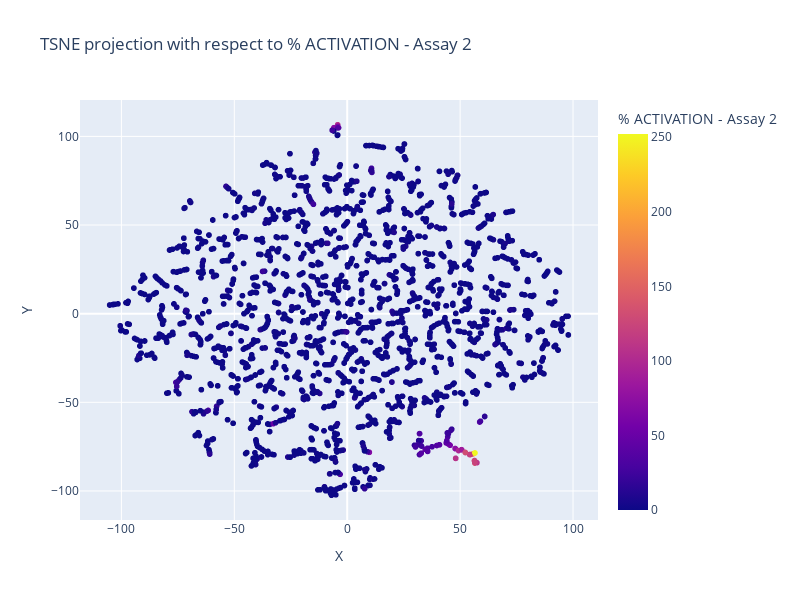

The code cell stored with this chart in its notebook:
### Code cell
plot_projection_2d(projections, feature='% ACTIVATION - Assay 2', projection='tsne')

### Figure 1 — Plotly figure (JSON) as saved in the notebook; plotly's stock layout.template omitted (floating-point values rounded to 4 significant figures; data arrays with more than 128 entries replaced by an {"elided": "..."} marker saying what was removed)
{"data": [{"hovertemplate": "X=%{x}<br>Y=%{y}<br>Compound ID=%{text}<br>% ACTIVATION - Assay 2=%{marker.color}<extra></extra>", "legendgroup": "", "marker": {"color": {"elided": "2456 float values"}, "coloraxis": "coloraxis", "symbol": "circle"}, "mode": "markers+text", "name": "", "showlegend": false, "text": {"elided": "2456 int values"}, "type": "scattergl", "x": {"elided": "2456 float values"}, "xaxis": "x", "y": {"elided": "2456 float values"}, "yaxis": "y"}], "layout": {"coloraxis": {"cmax": 252.2, "cmin": 0, "colorbar": {"title": {"text": "% ACTIVATION - Assay 2"}}, "colorscale": [[0, "#0d0887"], [0.1111, "#46039f"], [0.2222, "#7201a8"], [0.3333, "#9c179e"], [0.4444, "#bd3786"], [0.5556, "#d8576b"], [0.6667, "#ed7953"], [0.7778, "#fb9f3a"], [0.8889, "#fdca26"], [1, "#f0f921"]]}, "height": 600, "legend": {"tracegroupgap": 0}, "title": {"text": "TSNE projection with respect to % ACTIVATION - Assay 2"}, "width": 800, "xaxis": {"anchor": "y", "domain": [0, 1], "title": {"text": "X"}}, "yaxis": {"anchor": "x", "domain": [0, 1], "title": {"text": "Y"}}}}
